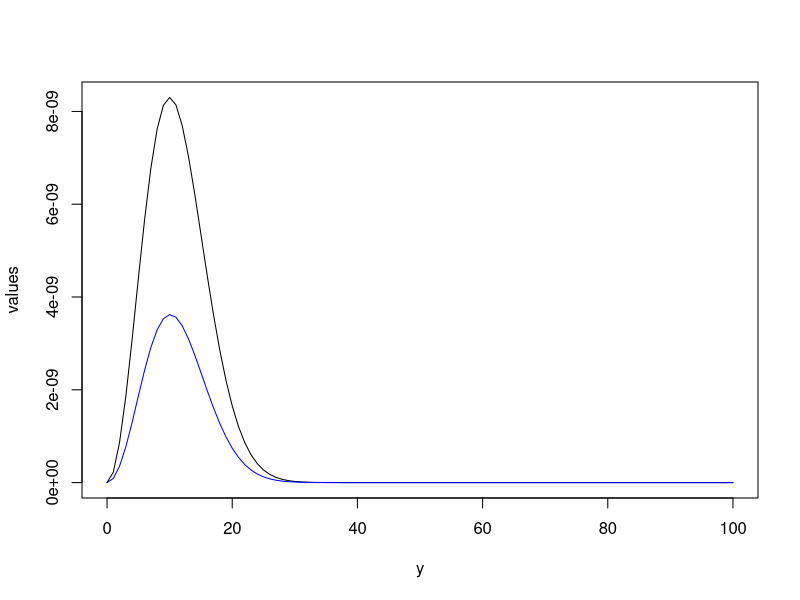
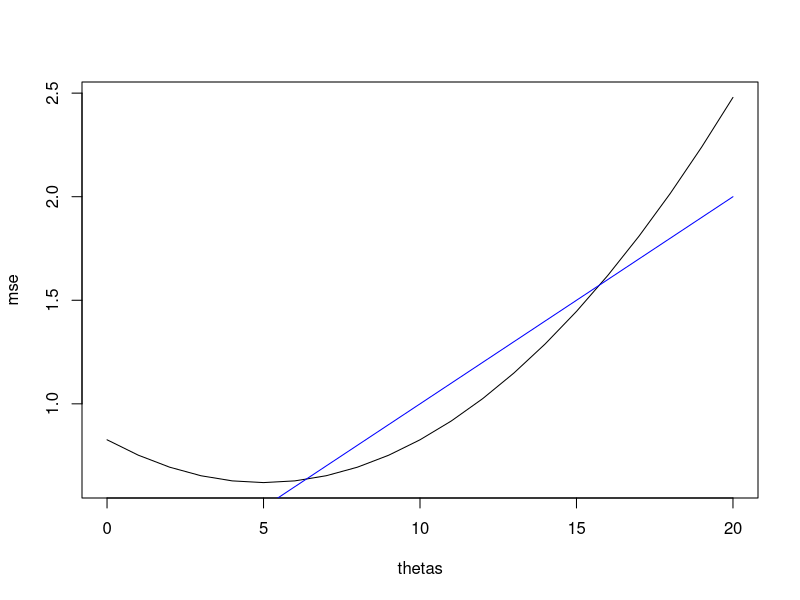
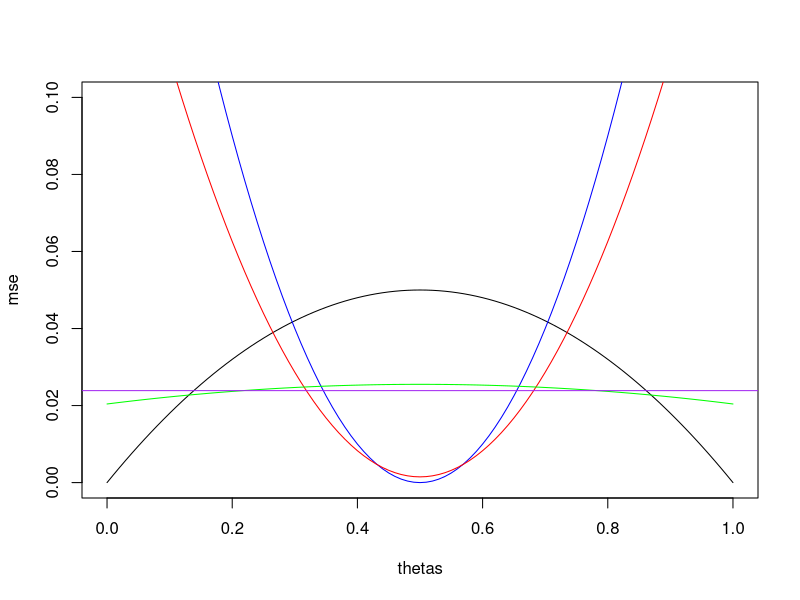
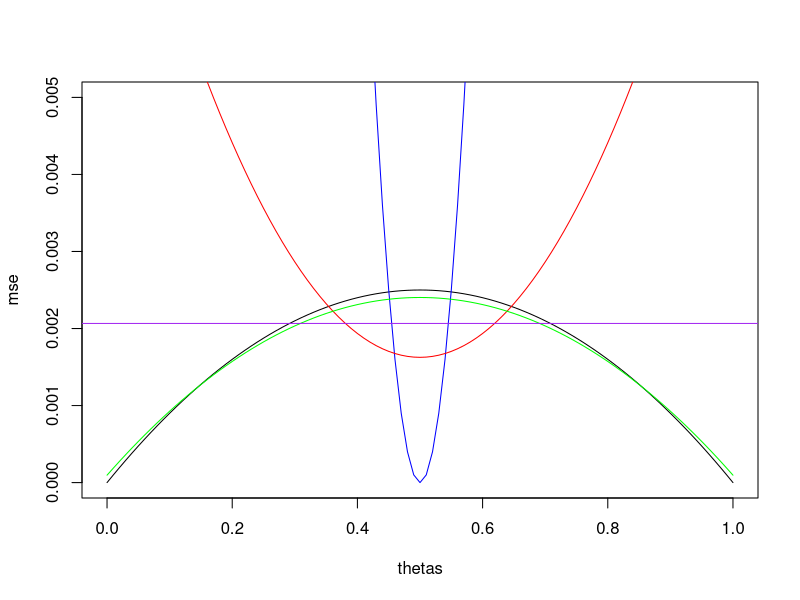

Write R code to recreate these figures, in order.
## ---- chunk 1


y = seq(0,100,1)

n0 = 0.1
t0 = -0.1
a = 5
theta= sqrt(-n0 * t0)


values = (2/gamma(a*n0 + 1)) * theta ^(2*a) * y^(2*a*n0+1) * exp(1)^(-theta^2 * y^2)
plot(y,values,type='l')

n0 = 0.1
t0 = -0.1
a = 5.2
theta= sqrt(-n0 * t0)

values2 = (2/gamma(a*n0 + 1)) * theta ^(2*a) * y^(2*a*n0+1) * exp(1)^(-theta^2 * y^2)

lines(y,values2,type='l',col='blue')
## ---- chunk 2
thetas = seq(0,20,1)
values = ((10-thetas)^2 + 10 * thetas)/121
x_bar_vals = thetas / 10

plot(thetas,values,type='l',ylab='mse')
lines(thetas,x_bar_vals,type='l',col='blue')
## ---- chunk 3
thetas = seq(0,1,0.01)
n=5

d1 = (thetas * (1-thetas))/n
d2 = (.5 - thetas)^2
d3 = (n * thetas * (1-thetas) + 144 * (1-2*thetas)^2) / (n+24)^2
d4 = (n * thetas * (1-thetas)  + (1-2*thetas)^2) / (n+2)^2
d5 = 1 / (4 * (sqrt(n) + 1)^2)

plot(thetas,d1,type='l',col='black',ylab='mse',ylim=c(0,0.10))
lines(thetas,d2,col='blue')
lines(thetas,d3,col='red')
lines(thetas,d4,col='green')
abline(h=d5,col='purple')
## ---- chunk 4
n=100

d1 = (thetas * (1-thetas))/n
d2 = (.5 - thetas)^2
d3 = (n * thetas * (1-thetas) + 144 * (1-2*thetas)^2) / (n+24)^2
d4 = (n * thetas * (1-thetas)  + (1-2*thetas)^2) / (n+2)^2
d5 = 1 / (4 * (sqrt(n) + 1)^2)

plot(thetas,d1,type='l',col='black',ylab='mse',ylim=c(0,0.005))
lines(thetas,d2,col='blue')
lines(thetas,d3,col='red')
lines(thetas,d4,col='green')
abline(h=d5,col='purple')
## ---- chunk 5
n = 5 

n / (sqrt(n) + n)
sqrt(n) / (sqrt(n) + n)
## ---- chunk 6
n = 100 

n / (sqrt(n) + n)
sqrt(n) / (sqrt(n) + n)
